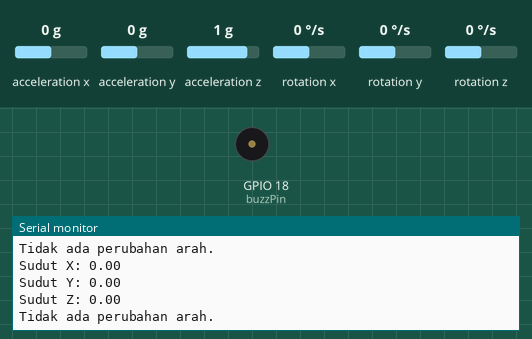
Bench run of a sketch on a simulated ESP32. On the bench: buzzer (waves = sounding, pin HIGH), the last lines printed to the serial monitor. The inputs (shaded band) are chosen by the test bench; at power-on: acceleration x 0 g, acceleration y 0 g, acceleration z 1 g, rotation x 0 °/s, rotation y 0 °/s, rotation z 0 °/s.

Above: at 4.2 s.
4.3 s: acceleration x set to -1.4 g
At 4.63 s:
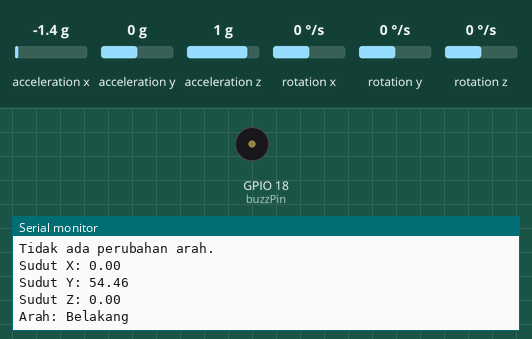
6.1 s: acceleration y set to -1.4 g
At 6.45 s:
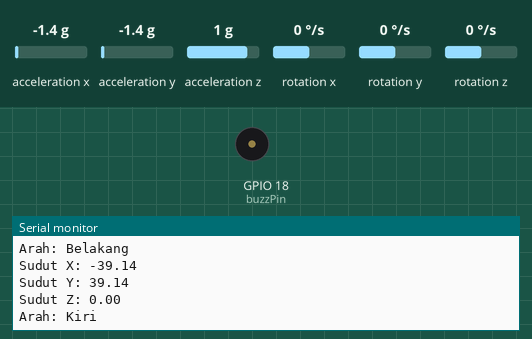
Timing chart, 0 to 9.1 s (numbered marks = the images above; inputs shaded):
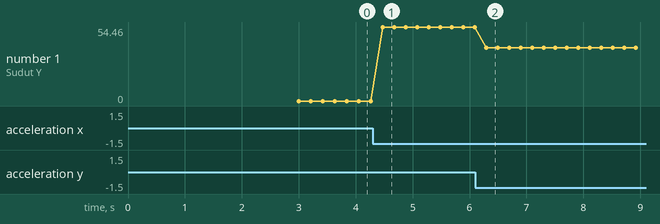

The sketch:

gyro.ino
```cpp
#include <MPU6050_tockn.h>
#include <Wire.h>
#include <WiFi.h>

int nada[] = {
  0, 523, 587, 659, 698,  783, 880, 987, 1046, 1174,
  1318, 1396, 1567, 1769, 1975, 2093
};

int buzzPin = 18;
MPU6050 mpu6050(Wire);

// const char* ssid = "BOYTZY";
// const char* password = "wenakdek"; // Kata sandi WiFi Anda

void setup() {
  Serial.begin(9600);
  Wire.begin();
  mpu6050.begin();
  mpu6050.calcGyroOffsets();
  pinMode(buzzPin, OUTPUT);

  // connectToWiFi();
}

// void connectToWiFi() {
//   WiFi.begin(ssid);

//   while (WiFi.status() != WL_CONNECTED) {
//     delay(1000);
//     Serial.println("Menghubungkan ke WiFi...");
//   }

//   Serial.println("Terhubung ke WiFi");
// }

void loop() {
  if (WiFi.status() != WL_CONNECTED) {
    mpu6050.update();

  float angleX = mpu6050.getAngleX();
  float angleY = mpu6050.getAngleY();
  float angleZ = mpu6050.getAngleZ();

  Serial.print("Sudut X: ");
  Serial.println(angleX);

  Serial.print("Sudut Y: ");
  Serial.println(angleY);

  Serial.print("Sudut Z: ");
  Serial.println(angleZ);

  if (angleX > 10) {
    Serial.println("Arah: Kanan");
  } else if (angleX < -10) {
    Serial.println("Arah: Kiri");
  } else if (angleY > 10) {
    Serial.println("Arah: Belakang");
  } else if (angleY < -10) {
    Serial.println("Arah: Depan");
  } else {
    Serial.println("Tidak ada perubahan arah.");
  }
  } else {
    Serial.println("Tidak terhubung ke WiFi, sensor MPU6050 tidak aktif.");
  }
  delay(200);
}
```

Measured:
- after the input at 4.3 s, the serial monitor: prints a new line after 0.17 s (image 1)
- after the input at 6.1 s, the serial monitor: prints a new line after 0.19 s (image 2)
- plotted number 1: 0 → 54.46 after the input at 4.3 s, 54.46 → 39.14 after the input at 6.1 s
